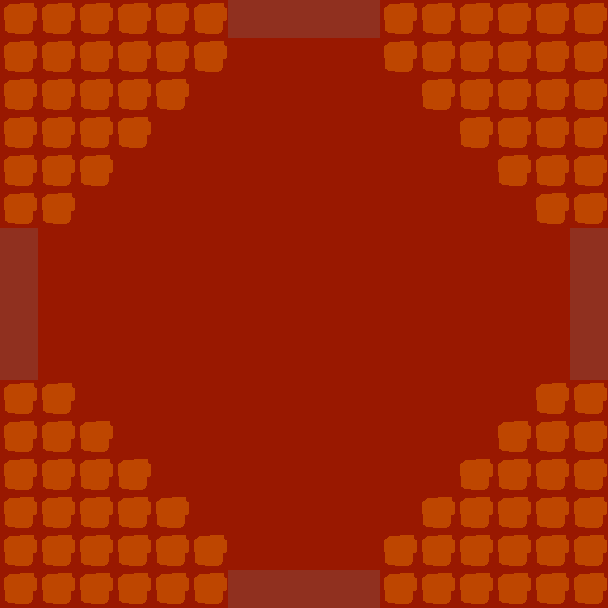

Tiled map render using the project's own tile images. Description and the whole map definition, tile-layer contents included, below:
An orthogonal 16x16 tile map with 38x38 px tiles, 2 tile layers (background, walls).

<map version="1.10" tiledversion="1.10.2" orientation="orthogonal" renderorder="right-down" width="16" height="16" tilewidth="38" tileheight="38" infinite="0" nextlayerid="3" nextobjectid="1">
 <tileset firstgid="1" source="deltaworld.tsx" />
 <layer id="1" name="background" width="16" height="16">
  <data encoding="csv">
8,8,8,8,8,8,9,9,9,9,8,8,8,8,8,8,
8,8,8,8,8,8,8,8,8,8,8,8,8,8,8,8,
8,8,8,8,8,8,8,8,8,8,8,8,8,8,8,8,
8,8,8,8,8,8,8,8,8,8,8,8,8,8,8,8,
8,8,8,8,8,8,8,8,8,8,8,8,8,8,8,8,
8,8,8,8,8,8,8,8,8,8,8,8,8,8,8,8,
9,8,8,8,8,8,8,8,8,8,8,8,8,8,8,9,
9,8,8,8,8,8,8,8,8,8,8,8,8,8,8,9,
9,8,8,8,8,8,8,8,8,8,8,8,8,8,8,9,
9,8,8,8,8,8,8,8,8,8,8,8,8,8,8,9,
8,8,8,8,8,8,8,8,8,8,8,8,8,8,8,8,
8,8,8,8,8,8,8,8,8,8,8,8,8,8,8,8,
8,8,8,8,8,8,8,8,8,8,8,8,8,8,8,8,
8,8,8,8,8,8,8,8,8,8,8,8,8,8,8,8,
8,8,8,8,8,8,8,8,8,8,8,8,8,8,8,8,
8,8,8,8,8,8,9,9,9,9,8,8,8,8,8,8
</data>
 </layer>
 <layer id="2" name="walls" width="16" height="16">
  <data encoding="csv">
7,7,7,7,7,7,0,0,0,0,7,7,7,7,7,7,
7,7,7,7,7,7,0,0,0,0,7,7,7,7,7,7,
7,7,7,7,7,0,0,0,0,0,0,7,7,7,7,7,
7,7,7,7,0,0,0,0,0,0,0,0,7,7,7,7,
7,7,7,0,0,0,0,0,0,0,0,0,0,7,7,7,
7,7,0,0,0,0,0,0,0,0,0,0,0,0,7,7,
0,0,0,0,0,0,0,0,0,0,0,0,0,0,0,0,
0,0,0,0,0,0,0,0,0,0,0,0,0,0,0,0,
0,0,0,0,0,0,0,0,0,0,0,0,0,0,0,0,
0,0,0,0,0,0,0,0,0,0,0,0,0,0,0,0,
7,7,0,0,0,0,0,0,0,0,0,0,0,0,7,7,
7,7,7,0,0,0,0,0,0,0,0,0,0,7,7,7,
7,7,7,7,0,0,0,0,0,0,0,0,7,7,7,7,
7,7,7,7,7,0,0,0,0,0,0,7,7,7,7,7,
7,7,7,7,7,7,0,0,0,0,7,7,7,7,7,7,
7,7,7,7,7,7,0,0,0,0,7,7,7,7,7,7
</data>
 </layer>
</map>